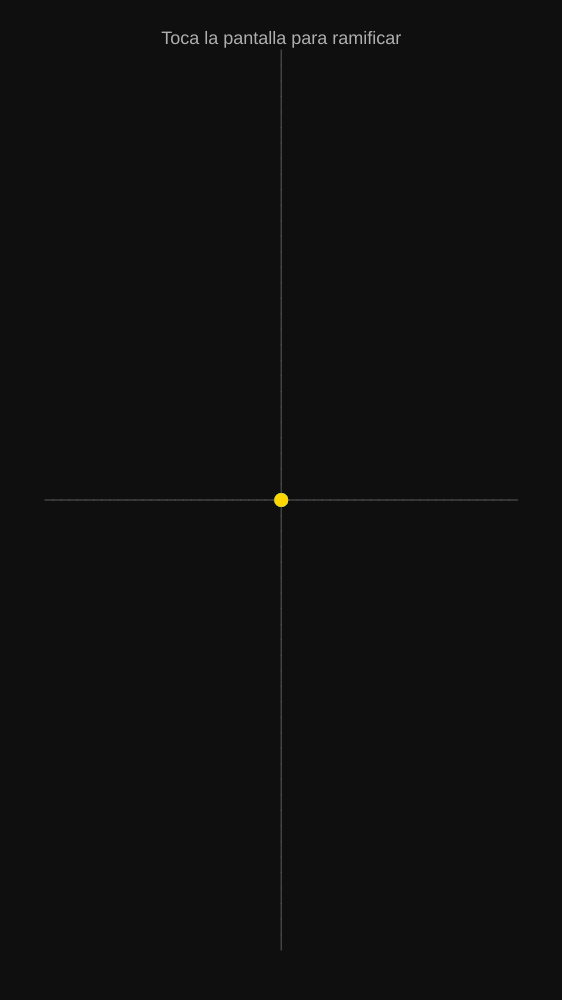
Frame 1 (no input)
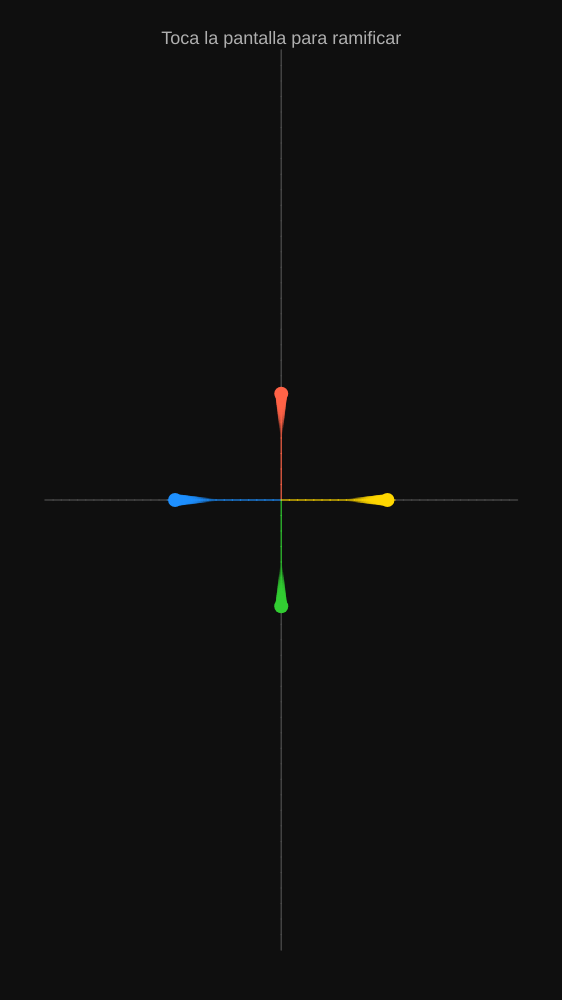
Frame 60 (no input)
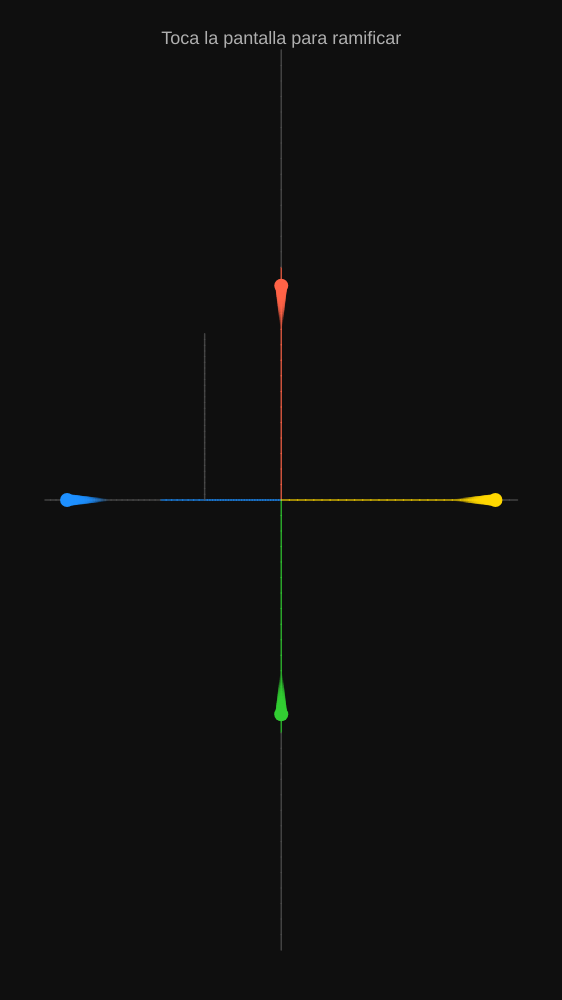
Frame 120 (the mouse pressed at the canvas centre since frame 60)

The p5.js sketch that drew these frames (run headless with seeded random() and noise() and a simulated clock; from frame 60 on, the mouse is pressed at the canvas centre):

// p5.js sketch
// ── sketch.js
// ==========================================
// EL JARDÍN DE LOS SENDEROS QUE SE BIFURCAN
// Formato Vertical 9:16
// ==========================================

let puntos = [];
let lineas = [];
let coloresPuntos;
let velocidadConstante = 1.8;
const RESOLUCION_LINEA = 30;

function setup() {
  // Ajustar el lienzo para mantener siempre proporción 9:16
  ajustarLienzo916();
  
  coloresPuntos = [
    color(255, 99, 71),   // Coral / Rojo
    color(50, 205, 50),   // Verde
    color(30, 144, 255),  // Azul
    color(255, 215, 0)    // Amarillo
  ];

  inicializarJardin();
}

function ajustarLienzo916() {
  let w = windowWidth;
  let h = windowHeight;
  
  // Calcular dimensión manteniendo aspecto 9:16
  if (w / h > 9 / 16) {
    w = h * (9 / 16);
  } else {
    h = w * (16 / 9);
  }
  
  let canvas = createCanvas(w, h);
  canvas.style('display', 'block');
  canvas.style('margin', 'auto'); // Centra el canvas si la pantalla es más ancha
}

function inicializarJardin() {
  puntos = [];
  lineas = [];
  
  let centro = createVector(width / 2, height / 2);
  
  // Destinos iniciales adaptados a la proporción vertical (9:16)
  let destinos = [
    createVector(width / 2, height * 0.05), // Arriba
    createVector(width / 2, height * 0.95), // Abajo
    createVector(width * 0.08, height / 2), // Izquierda
    createVector(width * 0.92, height / 2)  // Derecha
  ];
  
  for (let i = 0; i < 4; i++) {
    let nuevaLinea = crearObjetoLinea(centro, destinos[i], color(80, 80, 80));
    lineas.push(nuevaLinea);
    
    let d = centro.dist(destinos[i]);
    puntos.push({
      col: coloresPuntos[i],
      origen: centro.copy(),
      destino: destinos[i].copy(),
      lineaActual: nuevaLinea,
      t: 0,
      paso: velocidadConstante / d,
      historial: []
    });
  }
}

function crearObjetoLinea(p1, p2, colorInicial, esExcepcion = false, colorExcepcion = null) {
  let historialColores = [];
  
  if (Array.isArray(colorInicial)) {
    historialColores = colorInicial.map(c => color(red(c), green(c), blue(c)));
  } else {
    for (let i = 0; i < RESOLUCION_LINEA; i++) {
      historialColores.push(colorInicial);
    }
  }

  let colorNeonFinal = null;
  if (esExcepcion) {
    colorNeonFinal = colorExcepcion || color(random(100, 255), random(100, 255), random(100, 255));
  }

  return { 
    p1: p1.copy(), 
    p2: p2.copy(), 
    visitas: 1,
    esExcepcion: esExcepcion,
    colorExcepcion: colorNeonFinal,
    sePuedePintar: !esExcepcion,
    coloresSegmento: historialColores
  };
}

function draw() {
  background(15);

  dibujarSenderos();
  actualizarViajeros();
  dibujarInterfazUI();
}

// --- DIBUJO DE LA RED ---
function dibujarSenderos() {
  for (let ln of lineas) {
    let grosor = map(ln.visitas, 1, 25, 1.5, 5, true);
    strokeWeight(grosor);

    // ⚡ LÉVY FLIGHT: Color aleatorio vibrante
    if (ln.esExcepcion) {
      stroke(ln.colorExcepcion);
      strokeWeight(3.5);
      line(ln.p1.x, ln.p1.y, ln.p2.x, ln.p2.y);
      continue;
    }

    // Líneas comunes pintables
    for (let i = 0; i < RESOLUCION_LINEA - 1; i++) {
      let t1 = i / (RESOLUCION_LINEA - 1);
      let t2 = (i + 1) / (RESOLUCION_LINEA - 1);

      let pos1 = p5.Vector.lerp(ln.p1, ln.p2, t1);
      let pos2 = p5.Vector.lerp(ln.p1, ln.p2, t2);

      let c = ln.coloresSegmento[i];
      stroke(red(c), green(c), blue(c), 200);
      line(pos1.x, pos1.y, pos2.x, pos2.y);
    }
  }
}

// --- MOVIMIENTO DE LOS VIAJEROS ---
function actualizarViajeros() {
  for (let p of puntos) {
    let posX = lerp(p.origen.x, p.destino.x, p.t);
    let posY = lerp(p.origen.y, p.destino.y, p.t);
    let posActual = createVector(posX, posY);

    if (p.lineaActual && p.lineaActual.sePuedePintar) {
      sobreescribirColorLinea(p.lineaActual, p.origen, p.destino, p.t, p.col);
    }

    p.historial.push(posActual);
    if (p.historial.length > 25) {
      p.historial.shift();
    }

    // Estela del viajero
    noFill();
    for (let i = 0; i < p.historial.length - 1; i++) {
      let p1 = p.historial[i];
      let p2 = p.historial[i + 1];

      let alpha = map(i, 0, p.historial.length - 1, 0, 220);
      let grosor = map(i, 0, p.historial.length - 1, 2, 12);

      stroke(red(p.col), green(p.col), blue(p.col), alpha);
      strokeWeight(grosor);
      line(p1.x, p1.y, p2.x, p2.y);
    }

    // Círculo viajero
    noStroke();
    fill(p.col);
    circle(posX, posY, 14);
    
    p.t += p.paso;
    
    if (p.t >= 1) {
      p.t = 0;
      decidirSiguienteBifurcacion(p);
    }
  }
}

function sobreescribirColorLinea(linea, origen, destino, tActual, nuevoColor) {
  let vaDeP1aP2 = origen.dist(linea.p1) < 1;
  let indiceActual = floor(tActual * RESOLUCION_LINEA);

  if (vaDeP1aP2) {
    for (let i = 0; i <= indiceActual && i < RESOLUCION_LINEA; i++) {
      linea.coloresSegmento[i] = nuevoColor;
    }
  } else {
    for (let i = RESOLUCION_LINEA - 1; i >= RESOLUCION_LINEA - 1 - indiceActual && i >= 0; i--) {
      linea.coloresSegmento[i] = nuevoColor;
    }
  }
}

// --- BIFURCACIÓN ---
function decidirSiguienteBifurcacion(viajero) {
  let nodoLlegada = viajero.destino.copy();
  viajero.origen = nodoLlegada.copy();
  
  let opciones = [];
  
  for (let ln of lineas) {
    let esP1 = ln.p1.dist(nodoLlegada) < 1;
    let esP2 = ln.p2.dist(nodoLlegada) < 1;
    
    if (esP1 || esP2) {
      let destinoCandidato = esP1 ? ln.p2 : ln.p1;
      let esElCaminoRecienRecorrido = (ln === viajero.lineaActual);

      let pesoBase = ln.visitas;
      let pesoEfectivo = esElCaminoRecienRecorrido ? max(1, floor(pesoBase * 0.15)) : pesoBase;
      
      for (let w = 0; w < pesoEfectivo; w++) {
        opciones.push({ nodo: destinoCandidato, lineaRef: ln });
      }
    }
  }
  
  if (opciones.length > 0) {
    let eleccion = random(opciones);
    viajero.destino = eleccion.nodo.copy();
    viajero.lineaActual = eleccion.lineaRef;
    eleccion.lineaRef.visitas++; 
  } else {
    viajero.destino = createVector(width / 2, height / 2);
    viajero.lineaActual = null;
  }

  let d = viajero.origen.dist(viajero.destino);
  viajero.paso = d > 0 ? (velocidadConstante / d) : 0.01;
}

// --- CREACIÓN DE BIFURCACIONES Y LÉVY FLIGHT ---
function mousePressed() {
  if (lineas.length === 0) return;
  
  let indiceLineaAzar = floor(random(lineas.length));
  let lineaElegida = lineas[indiceLineaAzar];

  let tAleatorio = random(0.2, 0.8);
  let puntoBifurcacion = p5.Vector.lerp(lineaElegida.p1, lineaElegida.p2, tAleatorio);

  let p1Original = lineaElegida.p1.copy();
  let p2Original = lineaElegida.p2.copy();
  let eraExcepcion = lineaElegida.esExcepcion;
  let colorExcepcionPadre = lineaElegida.colorExcepcion;
  
  let indiceCorte = floor(tAleatorio * RESOLUCION_LINEA);
  
  let coloresParte1 = [];
  let coloresParte2 = [];

  for (let i = 0; i < RESOLUCION_LINEA; i++) {
    let col = lineaElegida.coloresSegmento[i];
    if (i < indiceCorte) {
      coloresParte1.push(col);
    } else {
      coloresParte2.push(col);
    }
  }

  let reescalarArray = (arr) => {
    let res = [];
    for (let i = 0; i < RESOLUCION_LINEA; i++) {
      let idx = floor(map(i, 0, RESOLUCION_LINEA, 0, arr.length));
      res.push(arr[idx]);
    }
    return res;
  };

  lineaElegida.p2 = puntoBifurcacion.copy();
  lineaElegida.coloresSegmento = reescalarArray(coloresParte1);

  let segmento2 = crearObjetoLinea(puntoBifurcacion, p2Original, reescalarArray(coloresParte2), eraExcepcion, colorExcepcionPadre);
  lineas.push(segmento2);

  // Nueva rama adaptada a escala 9:16
  let esHorizontal = abs(p1Original.y - p2Original.y) < 1; 
  let nuevoPuntoFinal = puntoBifurcacion.copy();
  let esExcepcion = false;
  let distancia;

  // Lévy Flight proporcional a la altura del lienzo vertical
  if (random(1) < 0.10) {
    distancia = random(height * 0.4, height * 0.8);
    esExcepcion = true;
  } else {
    distancia = abs(randomGaussian(height * 0.2, height * 0.06));
  }

  let direccion = random([-1, 1]);

  if (esHorizontal) {
    nuevoPuntoFinal.y += distancia * direccion;
  } else {
    nuevoPuntoFinal.x += distancia * direccion;
  }

  // Límites del canvas ajustados
  nuevoPuntoFinal.x = constrain(nuevoPuntoFinal.x, 15, width - 15);
  nuevoPuntoFinal.y = constrain(nuevoPuntoFinal.y, 15, height - 15);

  let nuevaRama = crearObjetoLinea(puntoBifurcacion, nuevoPuntoFinal, color(80, 80, 80), esExcepcion);
  lineas.push(nuevaRama);
}

function dibujarInterfazUI() {
  fill(255, 170);
  noStroke();
  textSize(width * 0.032);
  textAlign(CENTER, TOP);
  text("Toca la pantalla para ramificar", width / 2, height * 0.03);
}

function windowResized() {
  ajustarLienzo916();
  inicializarJardin();
}
